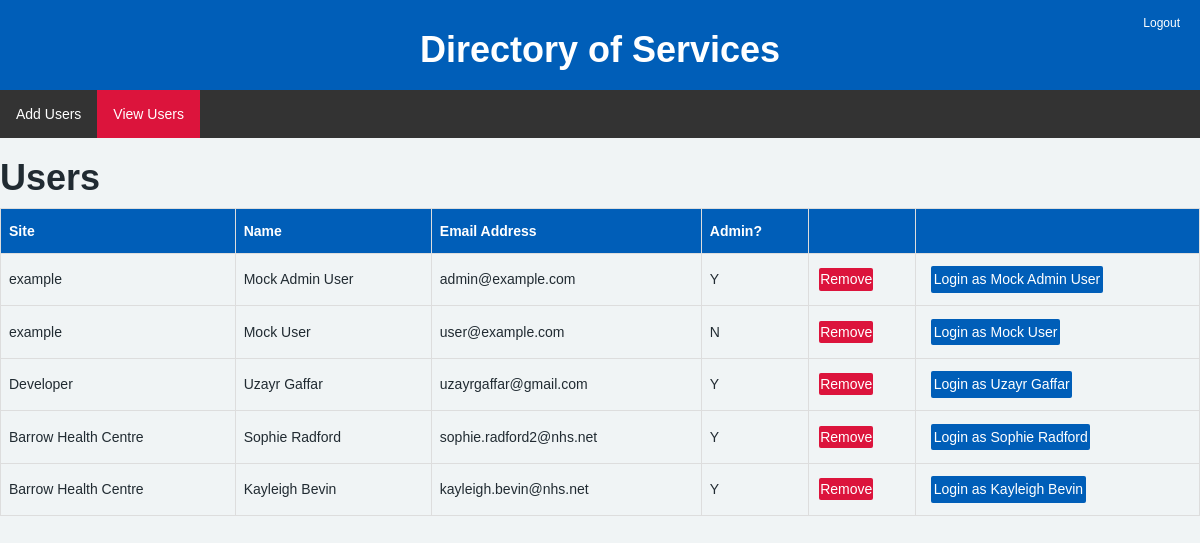
Page /devusers.html on the committed database.
### app.py (models this page shows)
class User(Base):
    __tablename__ = 'users'
    id = Column(Integer, primary_key=True)
    site = Column(String, nullable=False)
    name = Column(Text, nullable=False)
    email = Column(String, nullable=False)
    password = Column(String, nullable=False)
    is_admin = Column(String)

### app.py (the view)
@app.route("/devusers.html")
def devusers():
    Session = sessionmaker(bind=engine)
    db_session = Session()
    user_list = db_session.query(User).all()
    db_session.close()
    return render_template("devusers.html", userslist=user_list)

### templates/devusers.html (shortened to what this page needs)
<!DOCTYPE html>
<html lang="en">
<head>
    <link rel="stylesheet" href="https://cdnjs.cloudflare.com/ajax/libs/font-awesome/4.7.0/css/font-awesome.min.css">
    <link href="https://stackpath.bootstrapcdn.com/bootstrap/3.4.1/css/bootstrap.min.css" rel="stylesheet">
    <link href="https://cdn.jsdelivr.net/npm/summernote@0.8.18/dist/summernote.min.css" rel="stylesheet">
    <link rel="stylesheet" type="text/css" href="{{ url_for('static', filename='css/styles.css') }}">
</head>
<body>
    <div class="header">
        <h1>Directory of Services</h1>
    </div>
    <a href="/" class="dofs-logout">Logout</a>
    <ul class="navbarposdev">
        <li><a href="dofsdeveloper.html" class="dofs-hover">Add Users</a></li>
        <li><a class="dofs-active dofs-hover" href="devusers.html">View Users</a></li>
    </ul>
    <h1>Users</h1>
    <table id="table">
        <thead>
            <th>Site</th>
            <th>Name</th>
            <th>Email Address</th>
            <th>Admin?</th>
            <th></th>
            <th></th>
        </thead>
        <tbody>
            {% for line in userslist %}
            <tr>
                <td>{{ line['site'] }}</td>
                <td>{{ line['name'] }}</td>
                <td>{{ line['email'] }}</td>
                <td>{{ line['is_admin'] }}</td>
                <td>
                    <form action="/devremove_user/{{ line['id'] }}" method="POST">
                        <button type="submit" class="removebtn">Remove</button>
                    </form>
                </td>
                <td>
                    <form action="/loginas" method="POST">
                        <button type="submit" class="loginasbtn">Login as {{ line['name'] }}</button>
                    </form>
                </td>
            </tr>
            {% endfor %}
        </tbody>
    </table>
</body>
</html>

### static/css/styles.css (style rules this page uses)
body { margin: 0px; background-color: #f0f4f5; color: #212b32; font-family: sans-serif; }
h1 { font-weight: bold; }
.header { padding: 10px; text-align: center; background: #005eb8; color: #fff; font-size: 16px; border-bottom: 1px solid rgba(255,255,255,.2); }
.dofs-active { background-color: crimson; }
.navbarposdev { margin-top: -0.5px; }
ul { list-style-type: none; margin: 0; padding: 0; overflow: hidden; background-color: #333; }
li { float: left; }
li a { display: block; color: white; text-align: center; padding: 14px 16px; text-decoration: none; width: 100%; }
.removebtn { background: crimson; color: #fff; padding: 1.2% 1%; margin: 1.7% 2.7%; border-radius: 2px; text-align: center; display: inline-block; text-decoration: none; border: none; }
.loginasbtn { background: #005eb8; color: #fff; padding: 1.2% 1%; margin: 1.7% 2.7%; border-radius: 2px; text-align: center; display: inline-block; text-decoration: none; border: none; }
#table { border-collapse: collapse; width: 100%; }
#table td, #table th { border: 1px solid #ddd; padding: 8px; word-wrap: break-word; }
#table th { padding-top: 12px; padding-bottom: 12px; text-align: left; background-color: #005eb8; color: white; }
.dofs-logout { position: absolute; top: 15px; right: 20px; color: #fff; text-decoration: none; font-size: 12px; }
* { box-sizing: border-box; }

### rows in the picture
User: site "example", name "Mock Admin User", email "admin@example.com", is_admin "Y"
User: site "example", name "Mock User", email "user@example.com", is_admin "N"
User: site "Developer", name "Uzayr Gaffar", email "uzayrgaffar@gmail.com", is_admin "Y"
User: site "Barrow Health Centre", name "Sophie Radford", email "sophie.radford2@nhs.net", is_admin "Y"
User: site "Barrow Health Centre", name "Kayleigh Bevin", email "kayleigh.bevin@nhs.net", is_admin "Y"
